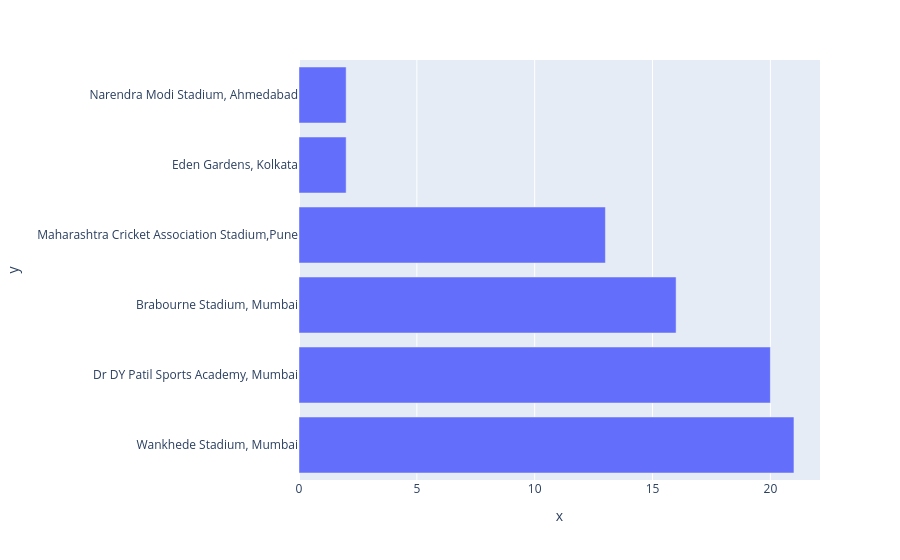

The code cell stored with this chart in its notebook:
### Code cell
import plotly.express as px
px.bar(matches_venue, x=matches_venue.values, y=matches_venue.index)

### Figure 1 — Plotly figure (JSON) as saved in the notebook; plotly's stock layout.template omitted (floating-point values rounded to 4 significant figures)
{"data": [{"hovertemplate": "x=%{x}<br>y=%{y}<extra></extra>", "legendgroup": "", "marker": {"color": "#636efa", "pattern": {"shape": ""}}, "name": "", "orientation": "h", "showlegend": false, "textposition": "auto", "type": "bar", "x": [21, 20, 16, 13, 2, 2], "xaxis": "x", "y": ["Wankhede Stadium, Mumbai", "Dr DY Patil Sports Academy, Mumbai", "Brabourne Stadium, Mumbai", "Maharashtra Cricket Association Stadium,Pune", "Eden Gardens, Kolkata", "Narendra Modi Stadium, Ahmedabad"], "yaxis": "y"}], "layout": {"barmode": "relative", "legend": {"tracegroupgap": 0}, "margin": {"t": 60}, "xaxis": {"anchor": "y", "domain": [0, 1], "title": {"text": "x"}}, "yaxis": {"anchor": "x", "domain": [0, 1], "title": {"text": "y"}}}}
